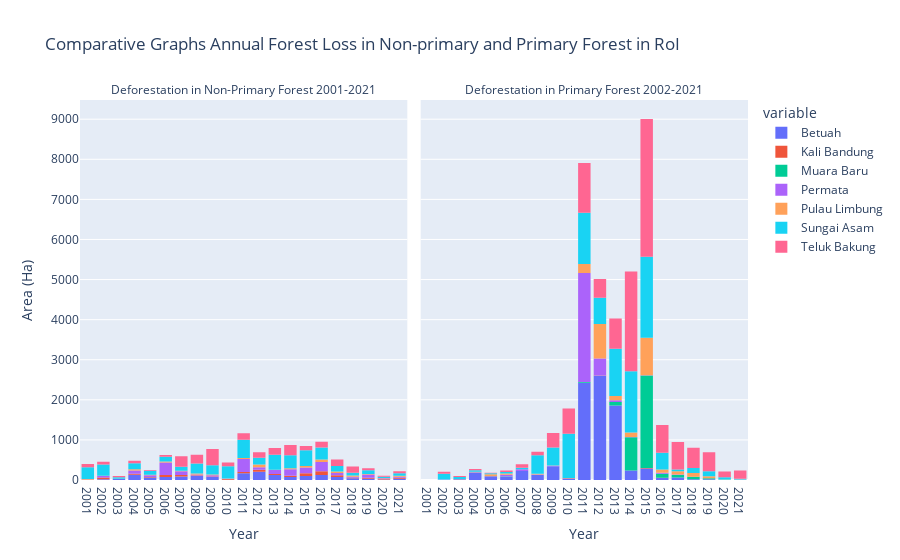

Here is the notebook cell this chart was saved with:
### Markdown cell above
#### Comparative Graph Annual Forest Loss in Non-primary and Primary Forest

### Code cell
# Helper for specifying y value
y_axis_name = list(Merge_Loss_Prim_NonPrim.columns.values)
y_axis_name.remove('index')
y_axis_name.remove('Year')
y_axis_name.remove('Region')

# Create Histogram
fig = px.histogram(Merge_Loss_Prim_NonPrim, x = 'Year' , y = y_axis_name,   title = "Comparative Graphs Annual Forest Loss in Non-primary and Primary Forest in RoI", facet_col= 'Data').update_layout(xaxis_title="Year", yaxis_title="Area (Ha)")
fig.for_each_annotation(lambda a: a.update(text=a.text.split("=")[-1]))

### Figure 1 — Plotly figure (JSON) as saved in the notebook; plotly's stock layout.template omitted (floating-point values rounded to 4 significant figures)
{"data": [{"alignmentgroup": "True", "bingroup": "x", "histfunc": "sum", "hovertemplate": "variable=Betuah<br>Data=Deforestation in Non-Primary Forest 2001-2021<br>Year=%{x}<br>sum of value=%{y}<extra></extra>", "legendgroup": "Betuah", "marker": {"color": "#636efa", "pattern": {"shape": ""}}, "name": "Betuah", "offsetgroup": "Betuah", "orientation": "v", "showlegend": true, "type": "histogram", "x": ["2001", "2002", "2003", "2004", "2005", "2006", "2007", "2008", "2009", "2010", "2011", "2012", "2013", "2014", "2015", "2016", "2017", "2018", "2019", "2020", "2021"], "xaxis": "x", "y": [6.17, 17.97, 23.06, 132.3, 62.77, 74.87, 84.84, 105.3, 76.6, 7.78, 165.5, 207.0, 123.4, 74.09, 97.39, 124.1, 77.13, 41.03, 33.97, 14.66, 31.87], "yaxis": "y"}, {"alignmentgroup": "True", "bingroup": "x", "histfunc": "sum", "hovertemplate": "variable=Betuah<br>Data=Deforestation in Primary Forest 2002-2021<br>Year=%{x}<br>sum of value=%{y}<extra></extra>", "legendgroup": "Betuah", "marker": {"color": "#636efa", "pattern": {"shape": ""}}, "name": "Betuah", "offsetgroup": "Betuah", "orientation": "v", "showlegend": false, "type": "histogram", "x": ["2002", "2003", "2004", "2005", "2006", "2007", "2008", "2009", "2010", "2011", "2012", "2013", "2014", "2015", "2016", "2017", "2018", "2019", "2020", "2021"], "xaxis": "x2", "y": [9.14, 18.69, 188.3, 94.14, 88.86, 226.5, 131.0, 343.0, 38.21, 2424.0, 2603.0, 1860.0, 235.5, 288.2, 51.96, 63.94, 20.56, 16.96, 2.77, 4.92], "yaxis": "y2"}, {"alignmentgroup": "True", "bingroup": "x", "histfunc": "sum", "hovertemplate": "variable=Kali Bandung<br>Data=Deforestation in Non-Primary Forest 2001-2021<br>Year=%{x}<br>sum of value=%{y}<extra></extra>", "legendgroup": "Kali Bandung", "marker": {"color": "#EF553B", "pattern": {"shape": ""}}, "name": "Kali Bandung", "offsetgroup": "Kali Bandung", "orientation": "v", "showlegend": true, "type": "histogram", "x": ["2001", "2002", "2003", "2004", "2005", "2006", "2007", "2008", "2009", "2010", "2011", "2012", "2013", "2014", "2015", "2016", "2017", "2018", "2019", "2020", "2021"], "xaxis": "x", "y": [4.19, 41.89, 0, 26.66, 14.09, 48.08, 37.42, 10.68, 12.53, 19.77, 31.68, 50.69, 23.32, 33.22, 72.29, 93.97, 42.1, 16.45, 21.42, 17.09, 25.16], "yaxis": "y"}, {"alignmentgroup": "True", "bingroup": "x", "histfunc": "sum", "hovertemplate": "variable=Kali Bandung<br>Data=Deforestation in Primary Forest 2002-2021<br>Year=%{x}<br>sum of value=%{y}<extra></extra>", "legendgroup": "Kali Bandung", "marker": {"color": "#EF553B", "pattern": {"shape": ""}}, "name": "Kali Bandung", "offsetgroup": "Kali Bandung", "orientation": "v", "showlegend": false, "type": "histogram", "x": ["2002", "2003", "2004", "2005", "2006", "2007", "2008", "2009", "2010", "2011", "2012", "2013", "2014", "2015", "2016", "2017", "2018", "2019", "2020", "2021"], "xaxis": "x2", "y": [0, 0, 0, 0, 1.2, 0, 0, 0.02, 2.41, 2.01, 3.22, 0, 0, 9.57, 3.4, 0, 0, 0, 0, 0], "yaxis": "y2"}, {"alignmentgroup": "True", "bingroup": "x", "histfunc": "sum", "hovertemplate": "variable=Muara Baru<br>Data=Deforestation in Non-Primary Forest 2001-2021<br>Year=%{x}<br>sum of value=%{y}<extra></extra>", "legendgroup": "Muara Baru", "marker": {"color": "#00cc96", "pattern": {"shape": ""}}, "name": "Muara Baru", "offsetgroup": "Muara Baru", "orientation": "v", "showlegend": true, "type": "histogram", "x": ["2001", "2002", "2003", "2004", "2005", "2006", "2007", "2008", "2009", "2010", "2011", "2012", "2013", "2014", "2015", "2016", "2017", "2018", "2019", "2020", "2021"], "xaxis": "x", "y": [1.52, 0.97, 0, 0, 0.08, 0, 0, 0, 0, 0, 0, 0, 0, 0, 0, 0, 0, 0, 0, 0, 0], "yaxis": "y"}, {"alignmentgroup": "True", "bingroup": "x", "histfunc": "sum", "hovertemplate": "variable=Muara Baru<br>Data=Deforestation in Primary Forest 2002-2021<br>Year=%{x}<br>sum of value=%{y}<extra></extra>", "legendgroup": "Muara Baru", "marker": {"color": "#00cc96", "pattern": {"shape": ""}}, "name": "Muara Baru", "offsetgroup": "Muara Baru", "orientation": "v", "showlegend": false, "type": "histogram", "x": ["2002", "2003", "2004", "2005", "2006", "2007", "2008", "2009", "2010", "2011", "2012", "2013", "2014", "2015", "2016", "2017", "2018", "2019", "2020", "2021"], "xaxis": "x2", "y": [0, 0, 0, 0, 1.07, 0, 0, 0, 0.46, 17.81, 1.34, 84.05, 830.1, 2311.0, 102.5, 60.66, 57.63, 26.75, 0.92, 0], "yaxis": "y2"}, {"alignmentgroup": "True", "bingroup": "x", "histfunc": "sum", "hovertemplate": "variable=Permata<br>Data=Deforestation in Non-Primary Forest 2001-2021<br>Year=%{x}<br>sum of value=%{y}<extra></extra>", "legendgroup": "Permata", "marker": {"color": "#ab63fa", "pattern": {"shape": ""}}, "name": "Permata", "offsetgroup": "Permata", "orientation": "v", "showlegend": true, "type": "histogram", "x": ["2001", "2002", "2003", "2004", "2005", "2006", "2007", "2008", "2009", "2010", "2011", "2012", "2013", "2014", "2015", "2016", "2017", "2018", "2019", "2020", "2021"], "xaxis": "x", "y": [3.11, 38.04, 3.12, 79.42, 39.65, 314.8, 95.28, 24.32, 29.14, 3.87, 325.9, 63.28, 100.7, 162.7, 143.6, 231.2, 55.01, 23.88, 79.09, 9.51, 21.64], "yaxis": "y"}, {"alignmentgroup": "True", "bingroup": "x", "histfunc": "sum", "hovertemplate": "variable=Permata<br>Data=Deforestation in Primary Forest 2002-2021<br>Year=%{x}<br>sum of value=%{y}<extra></extra>", "legendgroup": "Permata", "marker": {"color": "#ab63fa", "pattern": {"shape": ""}}, "name": "Permata", "offsetgroup": "Permata", "orientation": "v", "showlegend": false, "type": "histogram", "x": ["2002", "2003", "2004", "2005", "2006", "2007", "2008", "2009", "2010", "2011", "2012", "2013", "2014", "2015", "2016", "2017", "2018", "2019", "2020", "2021"], "xaxis": "x2", "y": [0.99, 3.09, 6.86, 1.88, 37.1, 40.08, 3.4, 10.31, 1.61, 2722.0, 420.8, 46.79, 6.19, 2.86, 24.07, 12.9, 1.37, 0, 0, 0.54], "yaxis": "y2"}, {"alignmentgroup": "True", "bingroup": "x", "histfunc": "sum", "hovertemplate": "variable=Pulau Limbung<br>Data=Deforestation in Non-Primary Forest 2001-2021<br>Year=%{x}<br>sum of value=%{y}<extra></extra>", "legendgroup": "Pulau Limbung", "marker": {"color": "#FFA15A", "pattern": {"shape": ""}}, "name": "Pulau Limbung", "offsetgroup": "Pulau Limbung", "orientation": "v", "showlegend": true, "type": "histogram", "x": ["2001", "2002", "2003", "2004", "2005", "2006", "2007", "2008", "2009", "2010", "2011", "2012", "2013", "2014", "2015", "2016", "2017", "2018", "2019", "2020", "2021"], "xaxis": "x", "y": [7.95, 9.87, 2.32, 30.8, 15.73, 26.81, 15.61, 22.8, 17.34, 7.42, 24.85, 63.11, 9.85, 23.06, 34.06, 59.2, 37.01, 29.34, 17.18, 6.32, 29.68], "yaxis": "y"}, {"alignmentgroup": "True", "bingroup": "x", "histfunc": "sum", "hovertemplate": "variable=Pulau Limbung<br>Data=Deforestation in Primary Forest 2002-2021<br>Year=%{x}<br>sum of value=%{y}<extra></extra>", "legendgroup": "Pulau Limbung", "marker": {"color": "#FFA15A", "pattern": {"shape": ""}}, "name": "Pulau Limbung", "offsetgroup": "Pulau Limbung", "orientation": "v", "showlegend": false, "type": "histogram", "x": ["2002", "2003", "2004", "2005", "2006", "2007", "2008", "2009", "2010", "2011", "2012", "2013", "2014", "2015", "2016", "2017", "2018", "2019", "2020", "2021"], "xaxis": "x2", "y": [4.47, 0.8, 8.76, 45.95, 32.18, 4.55, 23.49, 5.83, 4.11, 225.0, 860.7, 106.7, 114.2, 936.0, 82.14, 78.74, 94.03, 48.16, 9.77, 8.49], "yaxis": "y2"}, {"alignmentgroup": "True", "bingroup": "x", "histfunc": "sum", "hovertemplate": "variable=Sungai Asam<br>Data=Deforestation in Non-Primary Forest 2001-2021<br>Year=%{x}<br>sum of value=%{y}<extra></extra>", "legendgroup": "Sungai Asam", "marker": {"color": "#19d3f3", "pattern": {"shape": ""}}, "name": "Sungai Asam", "offsetgroup": "Sungai Asam", "orientation": "v", "showlegend": true, "type": "histogram", "x": ["2001", "2002", "2003", "2004", "2005", "2006", "2007", "2008", "2009", "2010", "2011", "2012", "2013", "2014", "2015", "2016", "2017", "2018", "2019", "2020", "2021"], "xaxis": "x", "y": [293.4, 280.7, 42.42, 147.1, 95.67, 114.4, 98.94, 250.7, 235.2, 306.5, 456.4, 168.5, 371.1, 324.6, 393.4, 300.5, 139.2, 67.13, 91.08, 31.52, 57.16], "yaxis": "y"}, {"alignmentgroup": "True", "bingroup": "x", "histfunc": "sum", "hovertemplate": "variable=Sungai Asam<br>Data=Deforestation in Primary Forest 2002-2021<br>Year=%{x}<br>sum of value=%{y}<extra></extra>", "legendgroup": "Sungai Asam", "marker": {"color": "#19d3f3", "pattern": {"shape": ""}}, "name": "Sungai Asam", "offsetgroup": "Sungai Asam", "orientation": "v", "showlegend": false, "type": "histogram", "x": ["2002", "2003", "2004", "2005", "2006", "2007", "2008", "2009", "2010", "2011", "2012", "2013", "2014", "2015", "2016", "2017", "2018", "2019", "2020", "2021"], "xaxis": "x2", "y": [143.5, 53.94, 41.52, 29.41, 37.37, 35.49, 456.4, 448.6, 1105.0, 1274.0, 658.2, 1178.0, 1530.0, 2023.0, 417.4, 43.81, 125.1, 123.9, 56.82, 15.13], "yaxis": "y2"}, {"alignmentgroup": "True", "bingroup": "x", "histfunc": "sum", "hovertemplate": "variable=Teluk Bakung<br>Data=Deforestation in Non-Primary Forest 2001-2021<br>Year=%{x}<br>sum of value=%{y}<extra></extra>", "legendgroup": "Teluk Bakung", "marker": {"color": "#FF6692", "pattern": {"shape": ""}}, "name": "Teluk Bakung", "offsetgroup": "Teluk Bakung", "orientation": "v", "showlegend": true, "type": "histogram", "x": ["2001", "2002", "2003", "2004", "2005", "2006", "2007", "2008", "2009", "2010", "2011", "2012", "2013", "2014", "2015", "2016", "2017", "2018", "2019", "2020", "2021"], "xaxis": "x", "y": [83.4, 67.36, 30.85, 62.93, 19.77, 45.42, 259.9, 213.3, 404.4, 90.82, 161.1, 140.1, 172.2, 254.2, 105.5, 145.9, 160.7, 160.9, 51.47, 27.07, 52.55], "yaxis": "y"}, {"alignmentgroup": "True", "bingroup": "x", "histfunc": "sum", "hovertemplate": "variable=Teluk Bakung<br>Data=Deforestation in Primary Forest 2002-2021<br>Year=%{x}<br>sum of value=%{y}<extra></extra>", "legendgroup": "Teluk Bakung", "marker": {"color": "#FF6692", "pattern": {"shape": ""}}, "name": "Teluk Bakung", "offsetgroup": "Teluk Bakung", "orientation": "v", "showlegend": false, "type": "histogram", "x": ["2002", "2003", "2004", "2005", "2006", "2007", "2008", "2009", "2010", "2011", "2012", "2013", "2014", "2015", "2016", "2017", "2018", "2019", "2020", "2021"], "xaxis": "x2", "y": [48.45, 20.17, 31.4, 9.39, 40.26, 83.5, 89.25, 364.6, 632.2, 1241.0, 466.1, 752.2, 2488.0, 3435.0, 693.3, 685.6, 506.1, 475.0, 143.8, 206.5], "yaxis": "y2"}], "layout": {"annotations": [{"font": {}, "showarrow": false, "text": "Deforestation in Non-Primary Forest 2001-2021", "x": 0.245, "xanchor": "center", "xref": "paper", "y": 1, "yanchor": "bottom", "yref": "paper"}, {"font": {}, "showarrow": false, "text": "Deforestation in Primary Forest 2002-2021", "x": 0.755, "xanchor": "center", "xref": "paper", "y": 1, "yanchor": "bottom", "yref": "paper"}], "autosize": true, "barmode": "relative", "legend": {"title": {"text": "variable"}, "tracegroupgap": 0}, "title": {"text": "Comparative Graphs Annual Forest Loss in Non-primary and Primary Forest in RoI"}, "xaxis": {"anchor": "y", "autorange": true, "domain": [0, 0.49], "range": [-0.5, 20.5], "title": {"text": "Year"}, "type": "category"}, "xaxis2": {"anchor": "y2", "autorange": true, "domain": [0.51, 1], "matches": "x", "range": [-0.5, 20.5], "title": {"text": "Year"}, "type": "category"}, "yaxis": {"anchor": "x", "autorange": true, "domain": [0, 1], "range": [0, 9479.0], "title": {"text": "Area (Ha)"}, "type": "linear"}, "yaxis2": {"anchor": "x2", "autorange": true, "domain": [0, 1], "matches": "y", "range": [0, 9479.0], "showticklabels": false, "type": "linear"}}}
